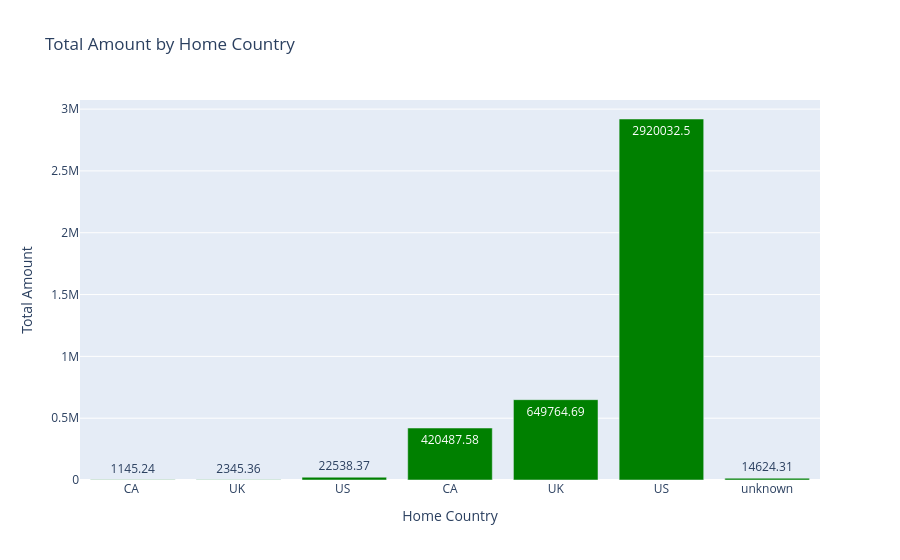

The code cell stored with this chart in its notebook:
### Code cell
# Grouping by home_country and summing amounts
country_amount = df.groupby('home_country')['amount_src'].sum().reset_index(name='total_amount')

# Rounding total_amount to 2 decimal places
country_amount['total_amount'] = country_amount['total_amount'].round(2)

# Creating the bar plot for total amount by Home Country
fig_country = px.bar(
    country_amount,
    x='home_country', 
    y='total_amount',
    title='Total Amount by Home Country',
    labels={'total_amount': 'Total Amount', 'home_country': 'Home Country'},
    text='total_amount'  # Adding values on top of the bars
)

# Setting colors and hover template
fig_country.update_traces(marker_color='green', hovertemplate='Total Amount: %{y}<extra></extra>')

# Displaying the figure
fig_country.show()

### Figure 1 — Plotly figure (JSON) as saved in the notebook; plotly's stock layout.template omitted (floating-point values rounded to 4 significant figures)
{"data": [{"hovertemplate": "Total Amount: %{y}<extra></extra>", "legendgroup": "", "marker": {"color": "green", "pattern": {"shape": ""}}, "name": "", "orientation": "v", "showlegend": false, "text": [1145.0, 2345.0, 22540.0, 420500.0, 649800.0, 2920000.0, 14620.0], "textposition": "auto", "type": "bar", "x": [" CA  ", " UK  ", " US  ", "CA", "UK", "US", "unknown"], "xaxis": "x", "y": [1145.0, 2345.0, 22540.0, 420500.0, 649800.0, 2920000.0, 14620.0], "yaxis": "y"}], "layout": {"barmode": "relative", "legend": {"tracegroupgap": 0}, "title": {"text": "Total Amount by Home Country"}, "xaxis": {"anchor": "y", "domain": [0, 1], "title": {"text": "Home Country"}}, "yaxis": {"anchor": "x", "domain": [0, 1], "title": {"text": "Total Amount"}}}}
